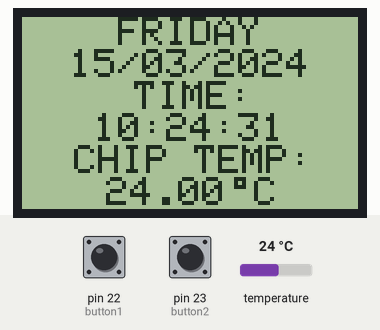
Simulated run of this sketch. Board: Arduino Mega 2560, built with avr-gcc and run on an emulated ATmega2560. Parts: 84×48 one-colour display. Wiring (inferred from the names in the program): DS3231 clock at I2C address 0x68. The test bench sets the inputs (shaded band); at power-on: pin 22 (button1) HIGH, pin 23 (button2) HIGH, temperature 24 °C. The local clock reads 2024-03-15 10:24:30 at power-on unless the sketch sets it.

Above: at 1.2 s.
2.3 s: pin 22 (button1) pulled LOW for 0.2 s
At 2.9 s:
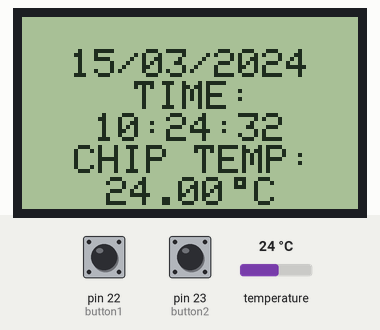
4.0 s: pin 23 (button2) pulled LOW for 0.2 s
At 4.4 s:
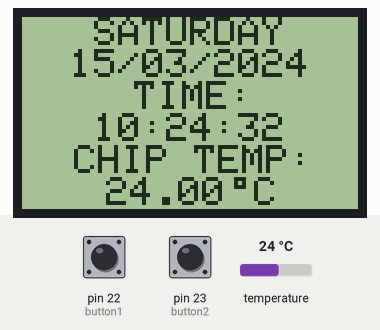
7.0 s: pin 23 (button2) pulled LOW for 3.2 s
At 7.4 s:
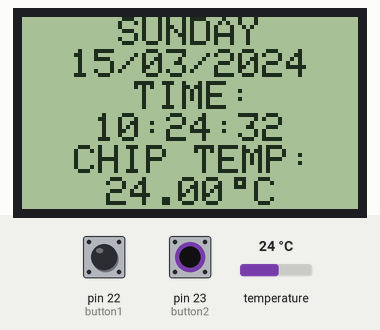
11.7 s: pin 22 (button1) pulled LOW for 1 s
At 13.1 s:
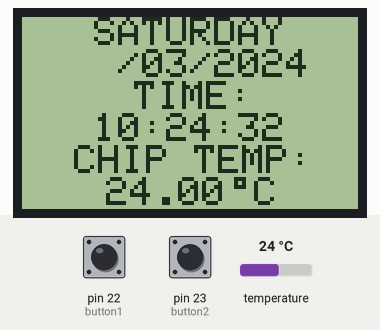
Timing chart, 0 to 14.7 s (numbered marks = the images above; inputs shaded):
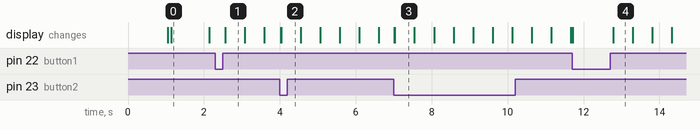

The sketch:

LCD.ino
```cpp
// (licence header left out)
#include <Wire.h>              // include Wire library (required for I2C devices)
#include <SPI.h>               // include SPI library
#include <Adafruit_GFX.h>      // include adafruit graphics library
#include <Adafruit_PCD8544.h>  // include adafruit PCD8544 (Nokia 5110) library

// Nokia 5110 LCD module connections (CLK, DIN, D/C, CS, RST)
Adafruit_PCD8544 display = Adafruit_PCD8544(12, 11, 10, 9, 8);

// button definitions
#define button1   22   // button B1 is connected to Arduino pin 9
#define button2   23   // button B2 is connected to Arduino pin 8

void setup()
{
  pinMode(button1, INPUT_PULLUP);
  pinMode(button2, INPUT_PULLUP);
  delay(1000);   // wait 1 second
  Wire.begin();  // join I2C bus

  // initialize the display
  display.begin();

  // you can change the contrast around to adapt the display
  // for the best viewing!
  display.setContrast(50);

  display.clearDisplay();   // clear the screen and buffer
  display.display();

  display.setTextSize(1);
  display.setTextColor(BLACK, WHITE);
  display.setCursor(28, 16);
  display.print("TIME:");
  display.setCursor(13, 32);
  display.print("CHIP TEMP:");
  display.display();
}

// variable declarations
char Time[] = "  :  :  ";
char Date[] = "  /  /20  ";
char Temp[] = "000.00";
char temperature_msb;
byte i, second, minute, hour, w_day, day, month, year, temperature_lsb;

// a small function for button1 (B1) debounce
bool debounce ()
{
  byte count = 0;
  for(byte i = 0; i < 5; i++)
  {
    if ( !digitalRead(button1) )
      count++;
    delay(10);
  }

  if(count > 2)  return 1;
  else           return 0;
}

// function for display day of the week
void day_display()
{
  switch(w_day)
  {
    case 1:  draw_text(12, 0, "  SUNDAY  "); break;
    case 2:  draw_text(12, 0, "  MONDAY  "); break;
    case 3:  draw_text(15, 0, " TUESDAY ");  break;
    case 4:  draw_text(15, 0, "WEDNESDAY");  break;
    case 5:  draw_text(12, 0, " THURSDAY "); break;
    case 6:  draw_text(12, 0, "  FRIDAY  "); break;
    default: draw_text(12, 0, " SATURDAY ");
  }
}

void RTC_display()
{
  // convert BCD to decimal
  second = (second >> 4) * 10 + (second & 0x0F);
  minute = (minute >> 4) * 10 + (minute & 0x0F);
  hour   = (hour   >> 4) * 10 + (hour   & 0x0F);
  day    = (day    >> 4) * 10 + (day    & 0x0F);
  month  = (month  >> 4) * 10 + (month  & 0x0F);
  year   = (year   >> 4) * 10 + (year   & 0x0F);
  // end conversion

  // update time array
  Time[7] = second % 10 + '0';
  Time[6] = second / 10 + '0';
  Time[4] = minute % 10 + '0';
  Time[3] = minute / 10 + '0';
  Time[1] = hour   % 10 + '0';
  Time[0] = hour   / 10 + '0';

  // update date array
  Date[9] = year   % 10 + '0';
  Date[8] = year   / 10 + '0';
  Date[4] = month  % 10 + '0';
  Date[3] = month  / 10 + '0';
  Date[1] = day    % 10 + '0';
  Date[0] = day    / 10 + '0';

  int chip_temp = temperature_msb << 2 | temperature_lsb >> 6;
  if (chip_temp < 0)
  { // if temperature is negative
    chip_temp = abs(chip_temp); // absolute value
    Temp[0] = '-';  // put minus sign
  }
  else
    Temp[0] = ' '; // put space
  Temp[1] =  chip_temp / 40 + '0';          // chip_temp/40 = (chip_temp/4)/10 --> get tens
  Temp[2] = (chip_temp / 4) % 10 + '0';     // --> get ones
  Temp[4] = (chip_temp * 5) / 2 % 10 + '0'; // chip_temp*5/2 = (chip_temp/4)*10  --> get tenths
  Temp[5] = (chip_temp * 25) % 10 + '0';    // chip_temp*25  = (chip_temp/4)*100 --> get hundredths

  draw_text(12,  8, Date);  // print date
  draw_text(18, 24, Time);  // print time
  draw_text(15, 40, Temp);  // print chip temperature
  display.drawRect(53, 40, 3, 3, BLACK); // print degree symbol ( ° )
  draw_text(58, 40, "C");   // print 'C'
}

void blink_parameter()
{
  byte j = 0;
  while(j < 100 && digitalRead(button1) && digitalRead(button2))
  {
    j++;
    delay(5);
  }
}

byte edit(byte x_pos, byte y_pos, byte parameter)
{
  char text[3];
  sprintf(text,"%02u", parameter);
  while(debounce());  // call debounce function (wait for B1 to be released)

  while(1)
  {
    while(!digitalRead(button2))
    {
      parameter++;
      if(i == 0 && parameter > 31)   // if date > 31 ==> date = 1
        parameter = 1;
      if(i == 1 && parameter > 12)   // if month > 12 ==> month = 1
        parameter = 1;
      if(i == 2 && parameter > 99)   // if year > 99 ==> year = 0
        parameter = 0;
      if(i == 3 && parameter > 23)   // if hours > 23 ==> hours = 0
        parameter = 0;
      if(i == 4 && parameter > 59)   // if minutes > 59 ==> minutes = 0
        parameter = 0;

      sprintf(text,"%02u", parameter);
      draw_text(x_pos, y_pos, text);

      delay(200);   // wait 200ms
    }

    draw_text(x_pos, y_pos, "  ");
    blink_parameter();

    draw_text(x_pos, y_pos, text);
    blink_parameter();

    if(!digitalRead(button1)) // if button B1 is pressed
    if(debounce())            // call debounce function (make sure if B1 is pressed)
    {
      i++;                // increment 'i' for the next parameter
      return parameter;   // return parameter value and exit
    }
  }
}

// print text on the LCD
void draw_text(byte x_pos, byte y_pos, char *text)
{
  display.setCursor(x_pos, y_pos);
  display.print(text);
  display.display();
}

// main loop
void loop()
{
  if(!digitalRead(button1))     // if button B1 is pressed
    if(debounce())   // call debounce function (make sure if B1 is pressed)
    {
      i = 0;
      while(debounce());  // call debounce function (wait for button B1 to be released)
      while(1)
      {
        while( !digitalRead(button2) )    // while button B2 pressed
        {
          w_day++;         // increment w_day
          if(w_day > 7)
            w_day = 1;
          day_display();   // call day_display function
          delay(500);   // wait 500 ms
        }
        draw_text(15, 0, "         ");
        blink_parameter();   // call blink_parameter function

        day_display();      // call day_display function
        blink_parameter();  // call blink_parameter function
        if( !digitalRead(button1) )  // if button B1 is pressed
          break;
      }

    day    = edit(12, 8, day);    // edit date
    month  = edit(30, 8, month);  // edit month
    year   = edit(60, 8, year);   // edit year
    hour   = edit(18, 24, hour);   // edit hours
    minute = edit(36, 24, minute); // edit minutes

    // convert decimal to BCD
    minute = ((minute / 10) << 4) + (minute % 10);
    hour   = ((hour   / 10) << 4) + (hour   % 10);
    day    = ((day    / 10) << 4) + (day    % 10);
    month  = ((month  / 10) << 4) + (month  % 10);
    year   = ((year   / 10) << 4) + (year   % 10);
    // end conversion

    while(debounce());  // call debounce function (wait for button B1 to be released)

    // write data to DS1307 RTC
    Wire.beginTransmission(0x68);  // start I2C protocol with DS1307 address
    Wire.write(0);       // send register address
    Wire.write(0);       // reset sesonds and start oscillator
    Wire.write(minute);  // write minute
    Wire.write(hour);    // write hour
    Wire.write(w_day);   // write day
    Wire.write(day);     // write date
    Wire.write(month);   // write month
    Wire.write(year);    // write year
    Wire.endTransmission();  // stop transmission and release the I2C bus

    delay(200); // wait 200ms
  }

  // read time and date
  Wire.beginTransmission(0x68); // start I2C protocol with DS1307 address
  Wire.write(0);                // send register address
  Wire.endTransmission(false);  // I2C restart
  Wire.requestFrom(0x68, 7);    // request 7 bytes from DS1307 and release I2C bus at end of reading
  second = Wire.read();         // read seconds from register 0
  minute = Wire.read();         // read minuts from register 1
  hour   = Wire.read();         // read hour from register 2
  w_day  = Wire.read();         // read day from register 3
  day    = Wire.read();         // read date from register 4
  month  = Wire.read();         // read month from register 5
  year   = Wire.read();         // read year from register 6

  // read chip temperature
  Wire.beginTransmission(0x68); // start I2C protocol with DS3231 address
  Wire.write(0x11);             // send register address
  Wire.endTransmission(false);  // I2C restart
  Wire.requestFrom(0x68, 2);     // request 2 bytes from DS3231 and release I2C bus at end of reading
  temperature_msb = Wire.read(); // read temperature MSB
  temperature_lsb = Wire.read(); // read temperature LSB

  day_display();    // print day of the week
  RTC_display();    // print time & date

  delay(100);   // wait 100 ms
}
// end of code.
```

Measured:
- after the input at 2.3 s, the display: changes after 0.26 s (image 1)
- after the input at 4.0 s, the display: first differs from a run without the input at once (image 2)
- after the input at 7.0 s, the display: first differs from a run without the input at once (image 3)
- what the display in image 0 shows lasts 1.0 s, from 1.1 s to 2.1 s
- what the display in image 1 shows lasts 0.5 s, from 2.6 s to 3.1 s
